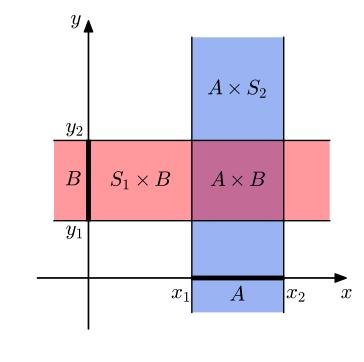

This chart was generated by the following Python code:
import matplotlib.pyplot as plt
import numpy as np
from matplotlib.patches import Polygon, Rectangle
from matplotlib import rc

__author__ = 'ernesto'

# if use latex or mathtext
rc('text', usetex=False)

x1 = 9
x2 = 17
y1 = 5
y2 = 12

lw = 0.15

# axis limits
t_min = -3
t_max = 24+t_min
delta_t = 1.5
ax_max = t_max + delta_t
ax_min = t_min - delta_t
# y tick margin
ytm = 0.6
# font size
font_size = 15
# legend background color
bggrey = 0.97

fig = plt.figure(0, figsize=(4, 4), frameon=False)

#
# w < z
#
ax = plt.subplot2grid((1, 1), (0, 0), rowspan=1, colspan=1)
plt.axis([ax_min, ax_max, ax_min, ax_max])
ax.set_aspect('equal', adjustable='box')
# axis arrows
plt.annotate("", xytext=(ax_min, 0), xycoords='data', xy=(ax_max, 0), textcoords='data',
             arrowprops=dict(width=0.2, headwidth=6, headlength=8, facecolor='black', shrink=0.002))
plt.annotate("", xytext=(0, ax_min), xycoords='data', xy=(0, ax_max), textcoords='data',
             arrowprops=dict(width=0.2, headwidth=6, headlength=8, facecolor='black', shrink=0.002))

#
# REGION 1
#
# region limit
plt.plot([x1, x1], [t_min, t_max], 'k')
plt.plot([x2, x2], [t_min, t_max], 'k')
# filled region (x<y)
vertices = np.array([[x1, t_min], [x2, t_min], [x2, t_max], [x1, t_max]])
ax.add_patch(Polygon(vertices, facecolor='#0343df', alpha=0.4, edgecolor='none'))

# line in the axis
vertices = np.array([[x1, -lw], [x2, -lw], [x2, lw], [x1, lw]])
ax.add_patch(Polygon(vertices, facecolor='k', edgecolor='k'))

#
# REGION 2
#
# region limit
plt.plot([t_min, t_max], [y1, y1], 'k')
plt.plot([t_min, t_max], [y2, y2], 'k')
# filled region (x<y)
vertices = np.array([[t_min, y1], [t_max, y1], [t_max, y2], [t_min, y2]])
ax.add_patch(Polygon(vertices, facecolor='#ff000d', alpha=0.4, edgecolor='none'))

# line in the axis
vertices = np.array([[-lw, y1], [lw, y1], [lw, y2], [-lw, y2]])
ax.add_patch(Polygon(vertices, facecolor='k', edgecolor='k'))

x_bl = -1.8
y_rm = -0.6
# axis labels
plt.text(ax_max, x_bl, r'$x$', fontsize=font_size, ha='center', va='baseline')
plt.text(y_rm, ax_max, r'$y$', fontsize=font_size, ha='right', va='center')

# x labels
plt.text(x1, x_bl, r'$x_1$', fontsize=font_size, ha='right', va='baseline')
plt.text(x2+0.2, x_bl, r'$x_2$', fontsize=font_size, ha='left', va='baseline')
plt.text((x1+x2)/2, x_bl-0.2, r'$A$', fontsize=font_size, ha='center', va='baseline')
# y labels
plt.text(y_rm+0.3, y1, r'$y_1$', fontsize=font_size, ha='right', va='top')
plt.text(y_rm+0.3, y2+0.2, r'$y_2$', fontsize=font_size, ha='right', va='bottom')
plt.text(y_rm, (y1 + y2)/2, r'$B$', fontsize=font_size, ha='right', va='center')

# set labels
plt.text(x1/2, (y1 + y2)/2, r'$S_1\times B$', fontsize=font_size, ha='center', va='center')
plt.text((x1+x2)/2, (y2 + t_max)/2, r'$A\times S_2$', fontsize=font_size, ha='center', va='center')
plt.text((x1+x2)/2, (y1 + y2)/2, r'$A\times B$', fontsize=font_size, ha='center', va='center')

plt.axis('off')

plt.savefig('set_intersection_axis_xy.pdf', bbox_inches='tight')
plt.show()
